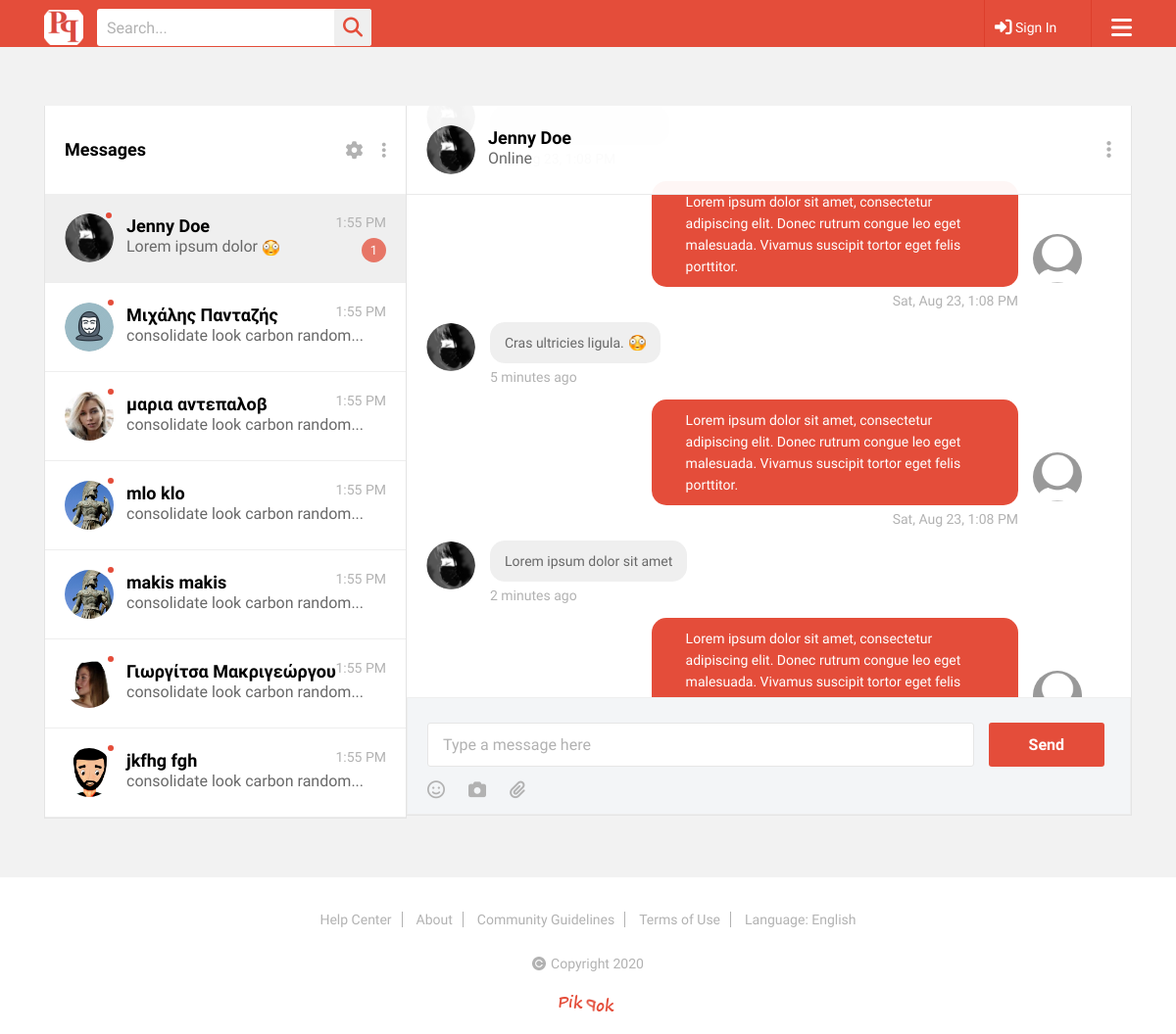
/messages.php, run on an earlier commit of the app's database.
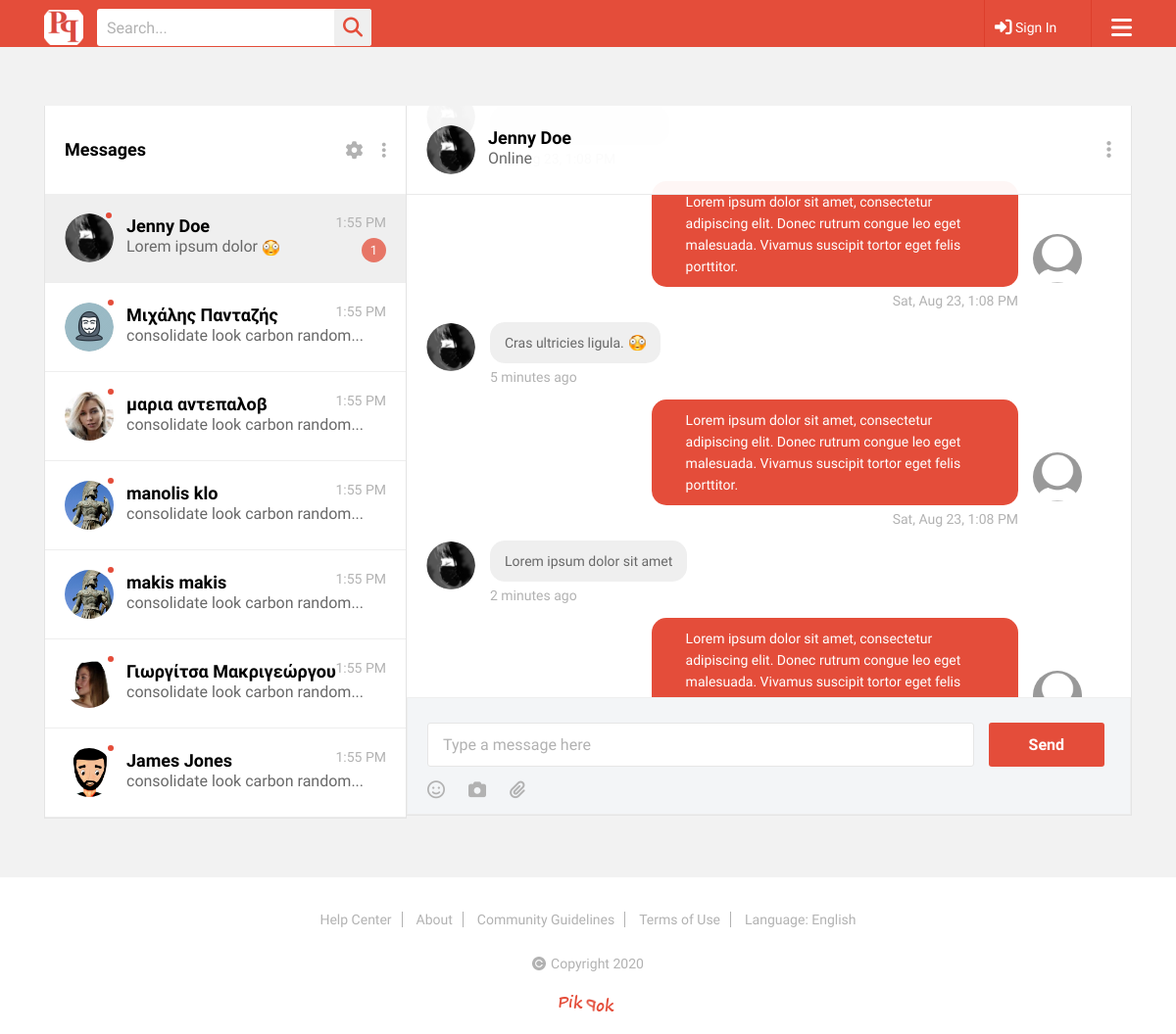
And on a later commit of the database.
### tables this page shows
CREATE TABLE `members` (
  `username` varchar(100) NOT NULL,
  `password` mediumtext NOT NULL,
  `fname` varchar(100) NOT NULL,
  `lname` varchar(100) NOT NULL,
  `email` varchar(100) NOT NULL,
  `date_of_registration` date NOT NULL,
  `id` int(30) NOT NULL,
  `sex` tinyint(1) DEFAULT NULL,
  `date_of_birth` date DEFAULT NULL,
  `profile_pic` varchar(100) DEFAULT NULL,
  `picture_path` varchar(100) DEFAULT NULL,
  `bio` text DEFAULT NULL
);

### messages.php (the view, shortened to what the changed rows need)
<?php
require('db/db.php');
$query_users = "SELECT * FROM members WHERE username <> '$uname' LIMIT 6";
$result_users = mysqli_query($con, $query_users);
?>
<!DOCTYPE html>
<html>
<head>
	<link rel="stylesheet" type="text/css" href="css/animate.css">
	<link rel="stylesheet" type="text/css" href="css/bootstrap.min.css">
	<link rel="stylesheet" type="text/css" href="css/flatpickr.min.css">
	<link rel="stylesheet" type="text/css" href="lib/slick/slick.css">
	<link rel="stylesheet" type="text/css" href="css/jquery.mCustomScrollbar.min.css">
	<link rel="stylesheet" type="text/css" href="lib/slick/slick-theme.css">
	<link rel="stylesheet" type="text/css" href="css/style.css">
	<link rel="stylesheet" type="text/css" href="css/responsive.css">
</head>
<body oncontextmenu="return false;">
	<div class="wrapper">
		<section class="messages-page">
			<div class="container">
				<div class="messages-sec">
					<div class="row">
						<div class="col-lg-4 col-md-12 no-pdd">
							<div class="msgs-list">
								<div class="messages-list">
									<ul>
										<?php while ($row_users = mysqli_fetch_array($result_users)) {
										echo '
										<li>
											<div class="usr-msg-details">
												<div class="usr-ms-img">
													<img style="width:50px; height:50px;" src="'.$row_users['picture_path'].$row_users['profile_pic'].'" alt="users photo"/>
													<span class="msg-status"></span>
												</div>
												<div class="usr-mg-info">
													<h3>'.$row_users['fname']." ".$row_users['lname'].'</h3>
													<p>consolidate look carbon random...</p>
												</div>
												<span class="posted_time">1:55 PM</span>
											</div>
										</li>
										'
										;
									}?>
									</ul>
								</div>
							</div>
						</div>
					</div>
				</div>
			</div>
		</section>
	</div>
</body>
</html>

What changed in the data, as far as the page shows it:
changed members "klo": fname "mlo" → "manolis"
changed members: fname "jkfhg" → "James"; lname "fgh" → "Jones"
